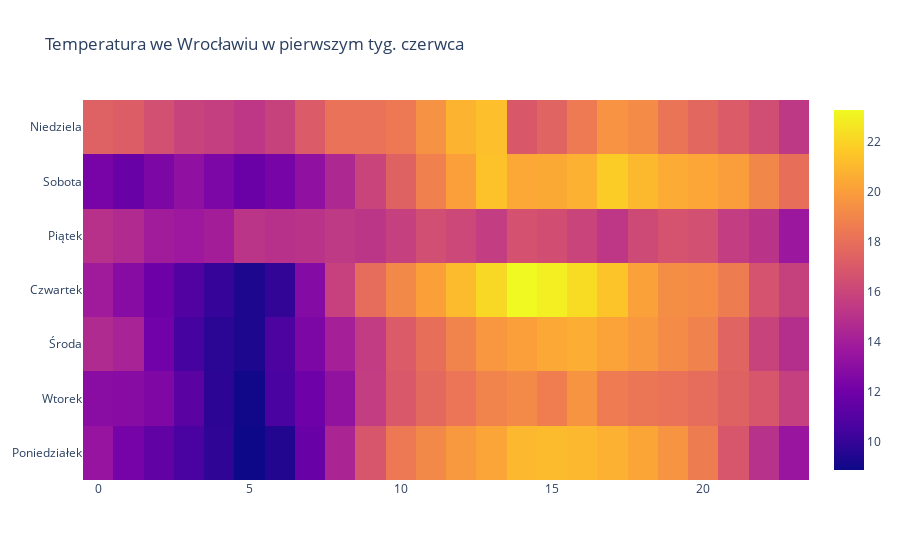

The cell this chart's notebook holds for it:
### Code cell
fig.update_layout(title='Temperatura we Wrocławiu w pierwszym tyg. czerwca')
iplot(fig)

### Figure 1 — Plotly figure (JSON) as saved in the notebook; plotly's stock layout.template omitted (floating-point values rounded to 4 significant figures; data arrays with more than 128 entries replaced by an {"elided": "..."} marker saying what was removed)
{"data": [{"type": "heatmap", "x": {"elided": "168 int values"}, "y": {"elided": "168 str values"}, "z": {"elided": "168 float values"}}], "layout": {"title": {"text": "Temperatura we Wrocławiu w pierwszym tyg. czerwca"}}}
